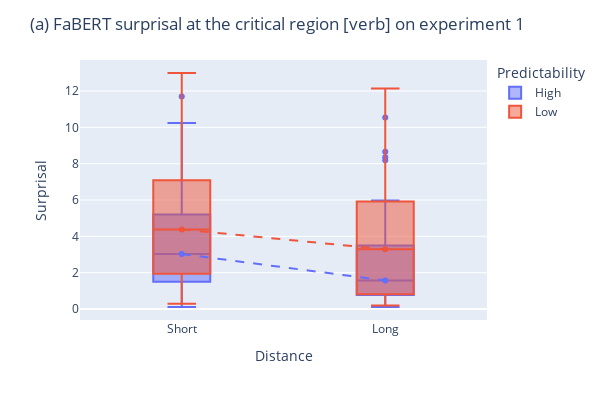

Notebook code for this chart:
### Code cell
df_ex1_fabert = surprisal_df_from_sentences(ex1_clean_path, surprisal.FaBert)
fig1 = get_surprisal_comparison_boxplot(df_ex1_fabert, title="(a) FaBERT surprisal at the critical region [verb] on experiment 1")

### Figure 1 — Plotly figure (JSON) as saved in the notebook; plotly's stock layout.template omitted (floating-point values rounded to 4 significant figures)
{"data": [{"alignmentgroup": "True", "hovertemplate": "Predictability=High<br>Distance=%{x}<br>Surprisal=%{y}<extra></extra>", "legendgroup": "High", "marker": {"color": "#636efa"}, "name": "High", "notched": false, "offsetgroup": "High", "orientation": "v", "showlegend": true, "type": "box", "x": ["Short", "Long", "Short", "Long", "Short", "Long", "Short", "Long", "Short", "Long", "Short", "Long", "Short", "Long", "Short", "Long", "Short", "Long", "Short", "Long", "Short", "Long", "Short", "Long", "Short", "Long", "Short", "Long", "Short", "Long", "Short", "Long", "Short", "Long", "Short", "Long", "Short", "Long", "Short", "Long", "Short", "Long", "Short", "Long", "Short", "Long", "Short", "Long", "Short", "Long", "Short", "Long", "Short", "Long", "Short", "Long", "Short", "Long", "Short", "Long", "Short", "Long", "Short", "Long"], "x0": " ", "xaxis": "x", "y": [3.957, 8.192, 4.869, 4.133, 4.451, 1.371, 6.196, 1.098, 7.807, 3.962, 11.7, 10.54, 5.847, 2.938, 4.317, 2.28, 1.419, 0.5114, 2.356, 0.8169, 0.1135, 2.144, 1.353, 1.559, 0.3562, 0.4252, 3.956, 0.8879, 1.084, 1.848, 2.308, 0.7279, 4.296, 2.373, 3.419, 5.969, 0.2705, 0.3935, 2.636, 1.205, 2.002, 3.035, 1.08, 0.1157, 1.589, 0.5817, 5.542, 0.7376, 2.274, 2.539, 2.562, 0.799, 2.394, 1.415, 4.284, 4.569, 10.24, 8.657, 6.488, 1.586, 1.304, 0.6576, 7.852, 8.35], "y0": " ", "yaxis": "y"}, {"alignmentgroup": "True", "hovertemplate": "Probability=Low<br>Distance=%{x}<br>Surprisal=%{y}<extra></extra>", "legendgroup": "Low", "marker": {"color": "#EF553B"}, "name": "Low", "notched": false, "offsetgroup": "Low", "orientation": "v", "showlegend": true, "type": "box", "x": ["Short", "Long", "Short", "Long", "Short", "Long", "Short", "Long", "Short", "Long", "Short", "Long", "Short", "Long", "Short", "Long", "Short", "Long", "Short", "Long", "Short", "Long", "Short", "Long", "Short", "Long", "Short", "Long", "Short", "Long", "Short", "Long", "Short", "Long", "Short", "Long", "Short", "Long", "Short", "Long", "Short", "Long", "Short", "Long", "Short", "Long", "Short", "Long", "Short", "Long", "Short", "Long", "Short", "Long", "Short", "Long", "Short", "Long", "Short", "Long", "Short", "Long", "Short", "Long"], "x0": " ", "xaxis": "x", "y": [6.151, 4.136, 5.363, 1.762, 4.195, 3.412, 7.909, 2.86, 4.131, 6.745, 11.15, 10.67, 1.764, 2.069, 2.689, 0.4246, 4.947, 1.625, 1.735, 0.5221, 10.03, 7.763, 0.6039, 0.1955, 5.252, 6.927, 1.046, 0.2372, 0.7424, 1.641, 4.544, 4.484, 3.159, 3.205, 0.2915, 0.2115, 4.217, 3.156, 2.128, 0.6087, 9.586, 10.88, 2.782, 0.4401, 0.7615, 0.8599, 0.8936, 0.7716, 3.807, 4.956, 6.821, 3.366, 4.916, 5.2, 7.842, 8.204, 12.99, 12.14, 7.118, 5.581, 8.718, 5.651, 7.068, 6.174], "y0": " ", "yaxis": "y"}, {"hovertemplate": "x=%{x}<br>y=%{y}<extra></extra>", "legendgroup": "", "line": {"dash": "dash"}, "marker": {"color": "#636EFA", "symbol": "circle"}, "mode": "lines+markers", "name": "", "orientation": "v", "showlegend": false, "type": "scatter", "x": ["Short", "Long"], "xaxis": "x", "y": [3.028, 1.572], "yaxis": "y"}, {"hovertemplate": "x=%{x}<br>y=%{y}<extra></extra>", "legendgroup": "", "line": {"dash": "dash"}, "marker": {"color": "#EF553B", "symbol": "circle"}, "mode": "lines+markers", "name": "", "orientation": "v", "showlegend": false, "type": "scatter", "x": ["Short", "Long"], "xaxis": "x", "y": [4.381, 3.286], "yaxis": "y"}], "layout": {"boxgap": 0.6, "boxmode": "overlay", "height": 400, "legend": {"title": {"text": "Predictability"}, "tracegroupgap": 0}, "margin": {"t": 60}, "title": {"text": "(a) FaBERT surprisal at the critical region [verb] on experiment 1"}, "width": 600, "xaxis": {"anchor": "y", "domain": [0, 1], "title": {"text": "Distance"}}, "yaxis": {"anchor": "x", "domain": [0, 1], "title": {"text": "Surprisal"}}}}
